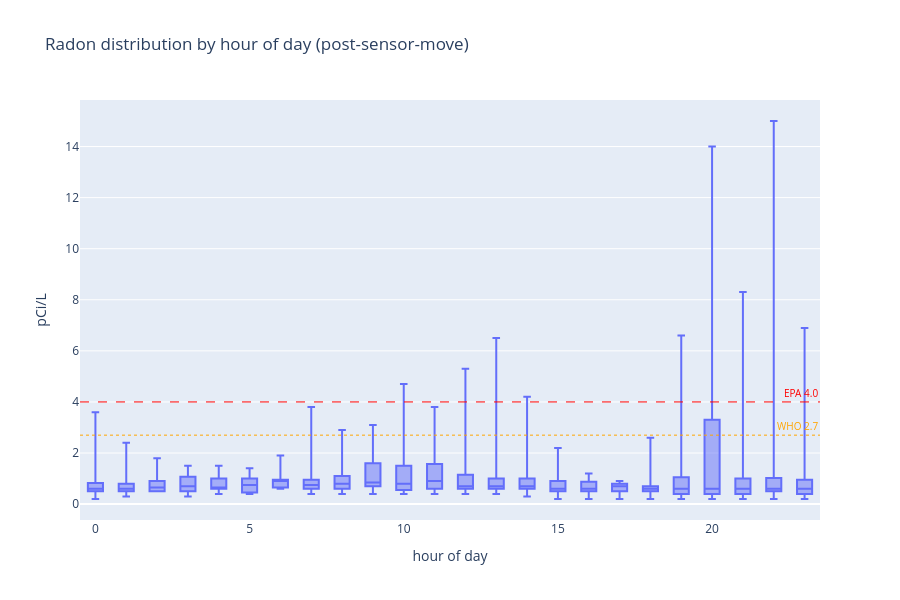

The notebook cell saved with this chart:
### Markdown cell above
## Hour-of-day pattern

Radon often peaks overnight (less air exchange) and dips during the day. If mitigation is effective and running 24/7, you'd expect this pattern to flatten.

### Code cell
by_hour = df_post.copy()
by_hour['hour'] = by_hour.index.hour

fig = px.box(by_hour, x='hour', y='radon', points=False,
             title='Radon distribution by hour of day (post-sensor-move)',
             labels={'radon': 'pCi/L', 'hour': 'hour of day'})
annotate(fig)
fig.show()

### Figure 1 — Plotly figure (JSON) as saved in the notebook; plotly's stock layout.template omitted (floating-point values rounded to 4 significant figures; data arrays with more than 128 entries replaced by an {"elided": "..."} marker saying what was removed)
{"data": [{"alignmentgroup": "True", "boxpoints": false, "hovertemplate": "hour of day=%{x}<br>pCi/L=%{y}<extra></extra>", "legendgroup": "", "marker": {"color": "#636efa"}, "name": "", "notched": false, "offsetgroup": "", "orientation": "v", "showlegend": false, "type": "box", "x": {"elided": "532 int values"}, "x0": " ", "xaxis": "x", "y": {"elided": "532 float values"}, "y0": " ", "yaxis": "y"}], "layout": {"annotations": [{"font": {"color": "red", "size": 10}, "showarrow": false, "text": "EPA 4.0", "x": 1, "xanchor": "right", "xref": "x domain", "y": 4, "yanchor": "bottom", "yref": "y"}, {"font": {"color": "orange", "size": 10}, "showarrow": false, "text": "WHO 2.7", "x": 1, "xanchor": "right", "xref": "x domain", "y": 2.7, "yanchor": "bottom", "yref": "y"}], "boxmode": "group", "height": 600, "legend": {"tracegroupgap": 0}, "shapes": [{"line": {"color": "red", "dash": "dash", "width": 1}, "type": "line", "x0": 0, "x1": 1, "xref": "x domain", "y0": 4, "y1": 4, "yref": "y"}, {"line": {"color": "orange", "dash": "dot", "width": 1}, "type": "line", "x0": 0, "x1": 1, "xref": "x domain", "y0": 2.7, "y1": 2.7, "yref": "y"}], "title": {"text": "Radon distribution by hour of day (post-sensor-move)"}, "xaxis": {"anchor": "y", "domain": [0, 1], "title": {"text": "hour of day"}}, "yaxis": {"anchor": "x", "domain": [0, 1], "title": {"text": "pCi/L"}}}}
